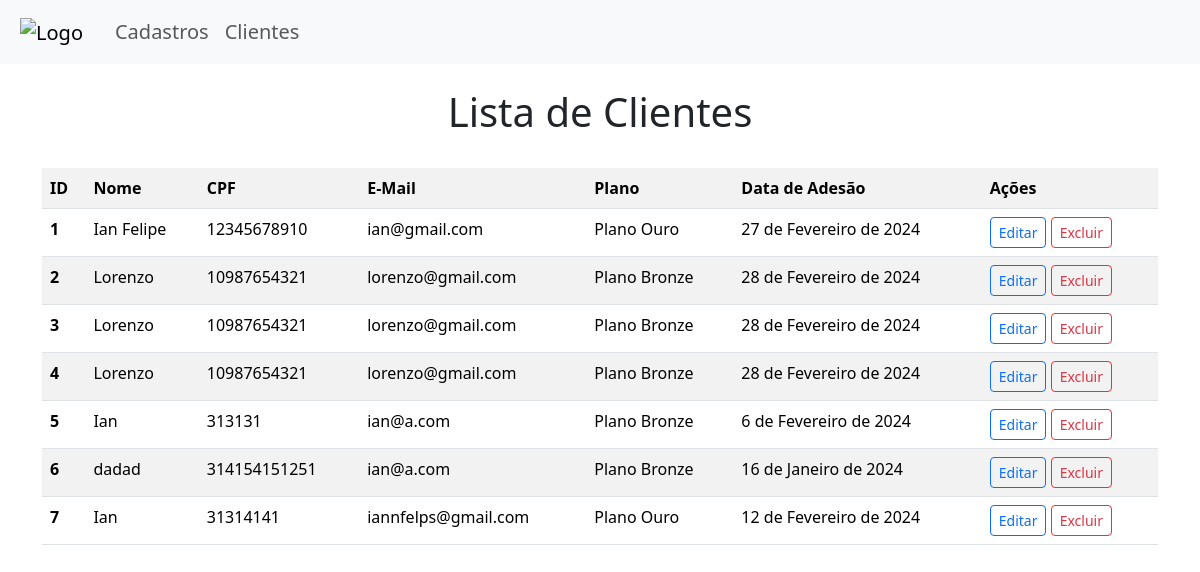
/list/, run on an earlier commit of the app's database.
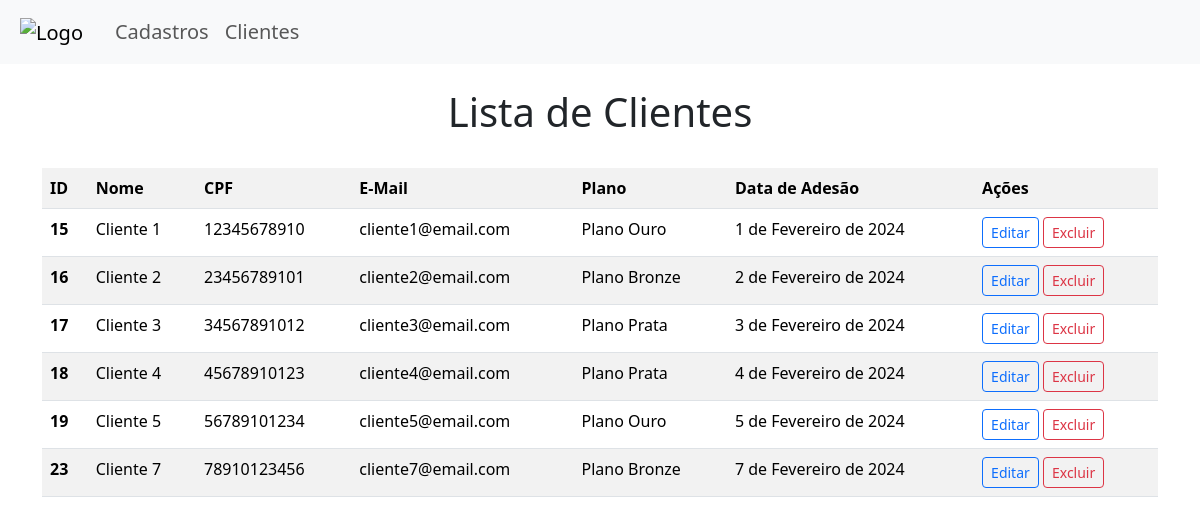
And on a later commit of the database.
### app_interface/models.py (models this page shows)
class Cliente(models.Model):
    id_cliente = models.AutoField(primary_key=True)
    nome = models.TextField(max_length=100)
    cpf = models.IntegerField()
    email = models.TextField(max_length=100)
    plano = models.TextField(max_length=100)
    adesao = models.DateField()

### app_interface/views.py (the view, shortened to what this page needs)
# urls.py: path('list/', views.list, name='list'),
def list(request):
    clientes = Cliente.objects.all()
    return render(request, 'paginas/list.html', {'list': clientes})

### app_interface/templates/paginas/list.html
{% extends 'paginas/base.html' %}
{% block conteudo %}
<div class="container">
    <h1 class="text-center">Lista de Clientes</h1><br>
    <table class="table table-striped">
        <tr>
            <th>ID</th>
            <th>Nome</th>
            <th>CPF</th>
            <th>E-Mail</th>
            <th>Plano</th>
            <th>Data de Adesão</th>
            <th>Ações</th>
        </tr>
        {% for cliente in list %}
        <tr>
            <th>{{cliente.id_cliente}}</th>
            <td>{{cliente.nome}}</td>
            <td>{{cliente.cpf}}</td>
            <td>{{cliente.email}}</td>
            <td>{{cliente.plano}}</td>
            <td>{{cliente.adesao}}</td>
            <td>
                <a href="/update/{{ cliente.id_cliente }}" class="btn btn-outline-primary btn-sm">Editar</a>
                <a href="/delete/{{ cliente.id_cliente }}" class="btn btn-outline-danger btn-sm">Excluir</a>
            </td>
        </tr>
        {% endfor %}
    </table>
</div>
{% endblock %}

### app_interface/templates/paginas/base.html (shortened to what this page needs)
<!doctype html>
<html lang="pt-br">
<head>
    <link href="https://cdn.jsdelivr.net/npm/bootstrap@5.3.3/dist/css/bootstrap.min.css" rel="stylesheet"
>
</head>
<body>
    <nav class="navbar navbar-expand-lg bg-body-tertiary">
        <div class="container-fluid">
            <a class="navbar-brand p-2" href="{% url 'cad' %}">
                <img src="https://cdn-icons.flaticon.com/svg/3914/3914746.svg?token=exp=1709492102~hmac=a84113b680d4d2943338749ab10df597"
                    alt="Logo" width="30" height="30">
            </a>
            <div class="collapse navbar-collapse" id="navbarNav">
                <ul class="navbar-nav">
                    <li class="nav-item">
                        <a class="nav-link fs-5" href="{% url 'cad' %}">Cadastros</a>
                    </li>
                    <li class="nav-item">
                        <a class="nav-link fs-5" href="{% url 'list' %}">Clientes</a>
                    </li>
                </ul>
            </div>
        </div>
    </nav><br>
    {% block conteudo %}
    {% endblock %}
</body>
</html>

What changed in the data, as far as the page shows it:
removed Cliente: id_cliente "1", nome "Ian Felipe", cpf "12345678910", email "ian@gmail.com", plano "Plano Ouro", adesao "27 de Fevereiro de 2024"
removed Cliente: id_cliente "2", nome "Lorenzo", cpf "10987654321", email "lorenzo@gmail.com", plano "Plano Bronze", adesao "28 de Fevereiro de 2024"
removed Cliente: id_cliente "3", nome "Lorenzo", cpf "10987654321", email "lorenzo@gmail.com", plano "Plano Bronze", adesao "28 de Fevereiro de 2024"
removed Cliente: id_cliente "4", nome "Lorenzo", cpf "10987654321", email "lorenzo@gmail.com", plano "Plano Bronze", adesao "28 de Fevereiro de 2024"
removed Cliente: id_cliente "5", nome "Ian", cpf "313131", email "ian@a.com", plano "Plano Bronze", adesao "6 de Fevereiro de 2024"
removed Cliente: id_cliente "6", nome "dadad", cpf "314154151251", email "ian@a.com", plano "Plano Bronze", adesao "16 de Janeiro de 2024"
removed Cliente: id_cliente "7", nome "Ian", cpf "31314141", email "iannfelps@gmail.com", plano "Plano Ouro", adesao "12 de Fevereiro de 2024"
added Cliente: id_cliente "15", nome "Cliente 1", cpf "12345678910", email "cliente1@email.com", plano "Plano Ouro", adesao "1 de Fevereiro de 2024"
added Cliente: id_cliente "16", nome "Cliente 2", cpf "23456789101", email "cliente2@email.com", plano "Plano Bronze", adesao "2 de Fevereiro de 2024"
added Cliente: id_cliente "17", nome "Cliente 3", cpf "34567891012", email "cliente3@email.com", plano "Plano Prata", adesao "3 de Fevereiro de 2024"
added Cliente: id_cliente "18", nome "Cliente 4", cpf "45678910123", email "cliente4@email.com", plano "Plano Prata", adesao "4 de Fevereiro de 2024"
added Cliente: id_cliente "19", nome "Cliente 5", cpf "56789101234", email "cliente5@email.com", plano "Plano Ouro", adesao "5 de Fevereiro de 2024"
added Cliente: id_cliente "23", nome "Cliente 7", cpf "78910123456", email "cliente7@email.com", plano "Plano Bronze", adesao "7 de Fevereiro de 2024"
